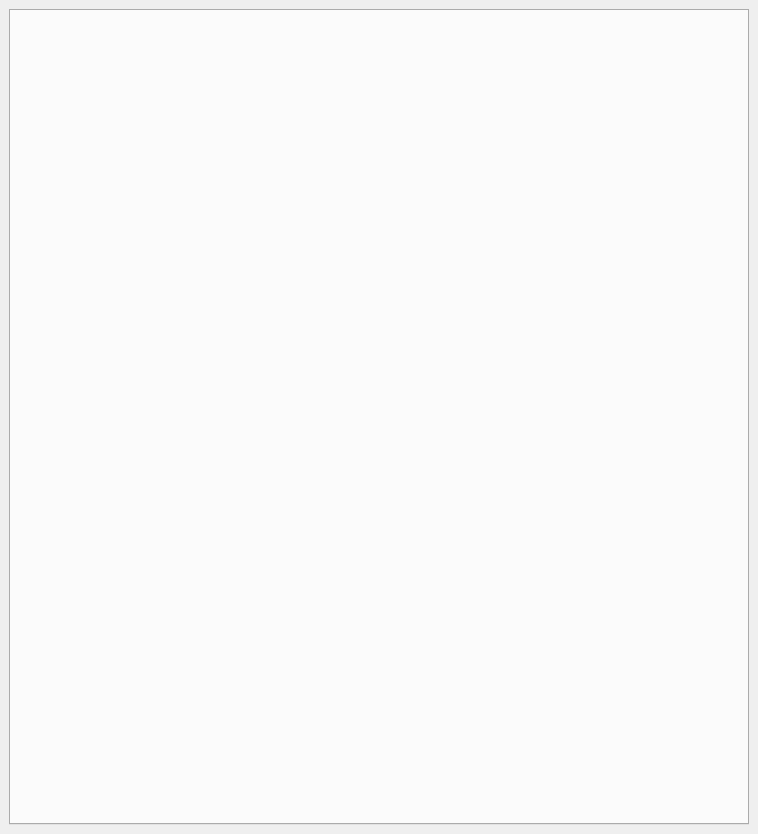
<?xml version="1.0" encoding="UTF-8"?>
<ui version="4.0">
 <class>ManageViews</class>
 <widget class="QDockWidget" name="ManageViews">
  <property name="geometry">
   <rect>
    <x>0</x>
    <y>0</y>
    <width>758</width>
    <height>834</height>
   </rect>
  </property>
  <property name="features">
   <set>QDockWidget::AllDockWidgetFeatures</set>
  </property>
  <property name="windowTitle">
   <string>Data manager</string>
  </property>
  <widget class="QWidget" name="dockWidgetContents">
   <layout class="QVBoxLayout" name="verticalLayout_6">
    <item>
     <widget class="QTabWidget" name="tabWidget"/>
    </item>
   </layout>
  </widget>
 </widget>
 <resources/>
 <connections/>
</ui>
